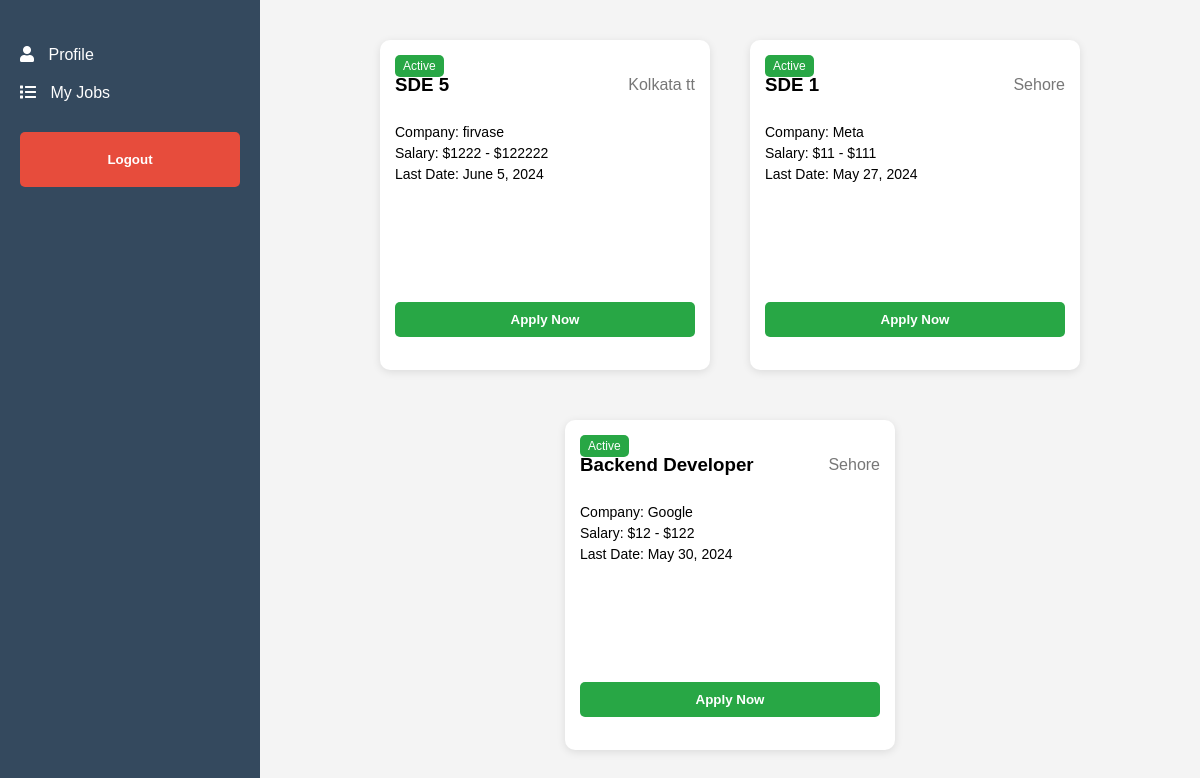
Screenshot of /candidate-dashboard/ (signed in) with the database file from the repository.
### hr/models.py (models this page shows)
class JobPost(models.Model):
    user=models.ForeignKey(to=User,on_delete=models.CASCADE)
    title= models.CharField(max_length=200)
    address=models.CharField(max_length=200)
    companyName=models.CharField(max_length=200)
    salaryLow=models.IntegerField(default=0)
    salaryHigh=models.IntegerField(default=0)
    applycount=models.IntegerField(default=0)
    lastDateToApply=models.DateField()
    def __str__(self):
        return str(self.title)

### candidate/views.py (the view)
# urls.py: path('candidate-dashboard/',views.candidate_dashboard,name='candidate_dashboard'),
@login_required
def candidate_dashboard(request):
    jobs=JobPost.objects.all()
    print(jobs)
    return render(request,'candidate/dashboard.html',{'jobs':jobs})

### candidate/templates/candidate/dashboard.html (shortened to what this page needs)
<!DOCTYPE html>
<html lang="en">
<head>
  <link rel="stylesheet" href="https://cdnjs.cloudflare.com/ajax/libs/font-awesome/5.15.3/css/all.min.css">
</head>
<body>
  <div class="container">
    {% include 'candidate/navbar.html' %}
    <div class="job-listings">
      {% for job in jobs %}
        <div class="job-card">
          <div class="active-tag" >Active</div>
          <div class="job-header">
            <h3 >{{job.title}}</h3>
            <span class="job-location" >{{job.address}}</span>
          </div>
          <div class="job-details">
            <p>Company: {{job.companyName}}</p>
            <p>Salary: ${{job.salaryLow}} - ${{job.salaryHigh}}</p>
            <p>Last Date: {{job.lastDateToApply}}</p>
          </div>
          <button class="apply-button"><a href="{% url 'applyforjob' job.id %}" style="text-decoration: none;
            color: inherit;">Apply Now</a></button>
        </div>
      {% endfor %}
      </div>
  </div>
</body>
</html>

### candidate/templates/candidate/navbar.html (shortened to what this page needs)
<nav class="sidebar">
    <ul>
      <li><a href="{% url 'candidate_dashboard' %}"><i class="fas fa-user"></i> Profile</a></li>
      <li><a href="{% url 'myJobListviews' %}"><i class="fas fa-list"></i> My Jobs</a></li>
    </ul>
    <button class="logout-button"><a href="{% url 'logout_user' %}">Logout</a></button>
  </nav>

### candidate/templates/candidate/dashboard.html (style rules this page uses)
body { margin: 0; font-family: Arial, sans-serif; background-color: #f4f4f4; display: flex; min-height: 100vh; }
.container { display: flex; flex-direction: row; }
.sidebar { background-color: #34495e; color: white; width: 220px; padding: 20px; }
.sidebar ul { list-style: none; padding: 0; }
.sidebar a { display: block; color: white; text-decoration: none; padding: 10px 0; }
.job-listings { flex: 1; display: flex; flex-wrap: wrap; justify-content: center; max-width: calc(100% - 220px); margin: 0 auto; padding: 20px; }
.logout-button { display: block; width: 100%; padding: 10px; background-color: #e74c3c; border: none; border-radius: 5px; color: white; cursor: pointer; font-weight: bold; margin-top: 20px; transition: background-color 0.3s; }
.job-listings { display: flex; flex-wrap: wrap; justify-content: center; max-width: 1200px; margin: 0 auto; }
.job-card { background-color: #ffffff; border-radius: 10px; box-shadow: 0px 2px 8px rgba(0, 0, 0, 0.1); width: 300px; height: 300px; margin: 20px; padding: 15px; position: relative; overflow: hidden; transition: transform 0.2s ease-in-out; }
.active-tag { position: absolute; top: 15px; left: 15px; background-color: #28a745; color: white; padding: 4px 8px; border-radius: 5px; font-size: 12px; }
.job-header { display: flex; justify-content: space-between; align-items: center; margin-bottom: 10px; }
.job-location { color: #777777; }
.job-details p { margin: 5px 0; font-size: 14px; }
.apply-button { display: block; width: 100%; padding: 10px; background-color: #28a745; border: none; border-radius: 5px; color: white; cursor: pointer; font-weight: bold; transition: background-color 0.3s; margin-top: 40%; }
.sidebar a { display: flex; align-items: center; color: white; text-decoration: none; padding: 10px 0; }
.sidebar i { margin-right: 10px; }

### candidate/templates/candidate/navbar.html (style rules this page uses)
.sidebar { background-color: #34495e; color: white; width: 220px; padding: 20px; }
.sidebar ul { list-style: none; padding: 0; }
.sidebar a { display: block; color: white; text-decoration: none; padding: 10px 0; }

### rows the page displays
JobPost: title "SDE 5", address "Kolkata tt", companyName "firvase", salaryLow "1222", salaryHigh "122222", lastDateToApply "June 5, 2024"
JobPost: title "SDE 1", address "Sehore", companyName "Meta", salaryLow "11", salaryHigh "111", lastDateToApply "May 27, 2024"
JobPost: title "Backend Developer", address "Sehore", companyName "Google", salaryLow "12", salaryHigh "122", lastDateToApply "May 30, 2024"
